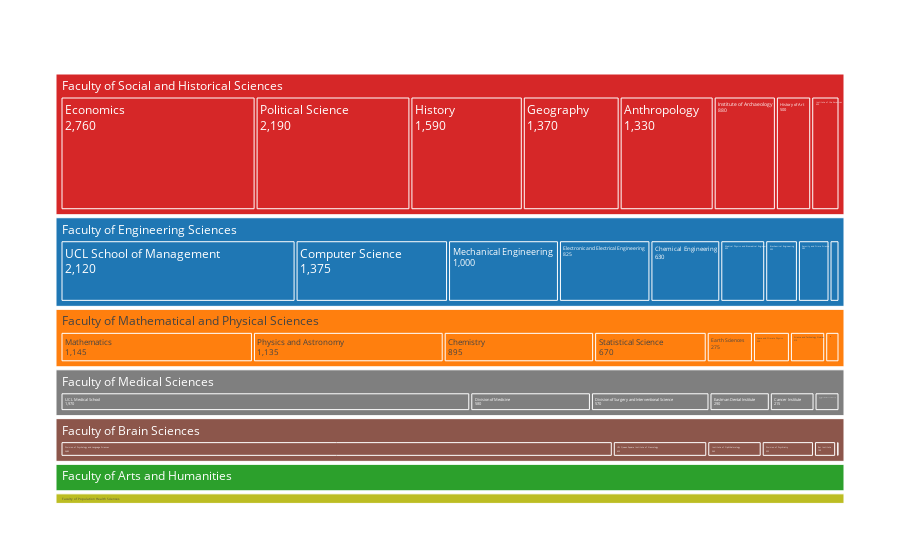

The cell this chart's notebook holds for it:
### Code cell
fig = px.treemap(merged, 
                 path=['Faculty', 'Department'], 
                 values='Total',
                 color='Faculty',
                 color_discrete_sequence=colors,
                 branchvalues='total',
                 hover_data={'Total': ':.2f'},
                 color_continuous_scale='RdBu',
                 custom_data=['Total'],
                 
                 )
fig.update_traces(
    textfont_size=12,
    texttemplate='%{label}<br>%{customdata[0]:,.0f}',
    hovertemplate='<b>%{label}</b><br>Total: %{value:.2f}<br>',
    tiling_packing = "dice-slice",
    )
fig.update_layout(
    margin=dict(t=50, b=50, l=50, r=50),
    )
fig.show()

### Figure 1 — Plotly figure (JSON) as saved in the notebook; plotly's stock layout.template omitted (floating-point values rounded to 4 significant figures; data arrays with more than 128 entries replaced by an {"elided": "..."} marker saying what was removed)
{"data": [{"branchvalues": "total", "customdata": {"elided": "76x2 mixed values"}, "domain": {"x": [0, 1], "y": [0, 1]}, "hovertemplate": "<b>%{label}</b><br>Total: %{value:.2f}<br>", "ids": ["Faculty of Engineering Sciences/Security and Crime Science", "Faculty of Engineering Sciences/Science, Technology, Engineering and Public Policy", "Faculty of Mathematical and Physical Sciences/Science and Technology Studies", "Faculty of Arts and Humanities/School of European Languages, Culture and Society", "Faculty of Social and Historical Sciences/Political Science", "Faculty of Mathematical and Physical Sciences/Physics and Astronomy", "Faculty of Arts and Humanities/Philosophy", "Faculty of Engineering Sciences/Medical Physics and Biomedical Engineering", "Faculty of Mathematical and Physical Sciences/Space and Climate Physics", "Faculty of the Built Environment/The Bartlett School of Environment, Energy and Resources", "Faculty of the Built Environment/The Bartlett School of Architecture", "Faculty of the Built Environment/The Bartlett Development Planning Unit", "Faculty of the Built Environment/The Bartlett Centre for Advanced Spatial Analysis", "Faculty of Mathematical and Physical Sciences/Statistical Science", "Faculty of Arts and Humanities/Slade School of Fine Art", "Faculty of Brain Sciences/UCL Queen Square Institute of Neurology", "Faculty of Engineering Sciences/UCL School of Management", "Faculty of the Built Environment/UCL Urban Laboratory", "Faculty of Brain Sciences/UK Dementia Research Institute HQ", "Faculty of Arts and Humanities", "Faculty of Brain Sciences", "Faculty of Engineering Sciences", "Faculty of Laws", "Faculty of Mathematical and Physical Sciences", "Faculty of Medical Sciences", "Faculty of Population Health Sciences", "Faculty of Social and Historical Sciences/Anthropology", "Faculty of Engineering Sciences/Biochemical Engineering", "Faculty of Medical Sciences/Cancer Institute", "Faculty of Engineering Sciences/Chemical Engineering", "Faculty of Mathematical and Physical Sciences/Chemistry", "Faculty of Engineering Sciences/Civil, Environmental and Geomatic Engineering", "Faculty of Engineering Sciences/Computer Science", "Faculty of Medical Sciences/Division of Infection and Immunity", "Faculty of Medical Sciences/Division of Medicine", "Faculty of Brain Sciences/Division of Psychiatry", "Faculty of Brain Sciences/Division of Psychology and Language Sciences", "Faculty of Brain Sciences/Ear Institute", "Faculty of Mathematical and Physical Sciences/Earth Sciences", "Faculty of Medical Sciences/Division of Surgery and Interventional Science", "Faculty of Medical Sciences/Eastman Dental Institute", "Faculty of Social and Historical Sciences/Economics", "Faculty of Engineering Sciences/Electronic and Electrical Engineering", "Faculty of Arts and Humanities/English Language and Literature", "Faculty of Laws/Faculty of Laws", "Faculty of Social and Historical Sciences/Geography", "Faculty of Population Health Sciences/Global Business School for Health", "Faculty of Arts and Humanities/Greek and Latin", "Faculty of Mathematical and Physical Sciences/Mathematics", "Faculty of Social and Historical Sciences/Institute of the Americas", "Faculty of Brain Sciences/Institute of Prion Diseases", "Faculty of Brain Sciences/Institute of Ophthalmology", "Faculty of Population Health Sciences/Institute of Health Informatics", "Faculty of Arts and Humanities/Hebrew and Jewish Studies", "Faculty of Social and Historical Sciences/History", "Faculty of Social and Historical Sciences/History of Art", "Faculty of Arts and Humanities/Information Studies", "Faculty of Population Health Sciences/Institute for Global Health", "Faculty of Mathematical and Physical Sciences/Institute for Risk and Disaster Reduction", "Faculty of Social and Historical Sciences/Institute of Archaeology", "Faculty of Population Health Sciences/Institute of Cardiovascular Science", "Faculty of Engineering Sciences/Mechanical Engineering", "Faculty of Population Health Sciences/Institute of Epidemiology and Health Care", "Faculty of Population Health Sciences/Institute of Clinical Trials and Methodology", "Faculty of Medical Sciences/UCL Medical School", "Faculty of the Built Environment/UCL Institute for Innovation and Public Purpose", "Faculty of the Built Environment/UCL Institute for Global Prosperity", "Faculty of Population Health Sciences/UCL Great Ormond Street Institute of Child Health", "Faculty of Population Health Sciences/UCL Elizabeth Garrett Anderson Institute for Women's Health", "Faculty of Arts and Humanities/UCL Arts and Sciences", "Faculty of the Built Environment/The Bartlett School of Sustainable Construction", "Faculty of the Built Environment/The Bartlett School of Planning", "UCL Institute of Education/UCL Institute of Education", "Faculty of Social and Historical Sciences", "Faculty of the Built Environment", "UCL Institute of Education"], "labels": ["Security and Crime Science", "Science, Technology, Engineering and Public Policy", "Science and Technology Studies", "School of European Languages, Culture and Society", "Political Science", "Physics and Astronomy", "Philosophy", "Medical Physics and Biomedical Engineering", "Space and Climate Physics", "The Bartlett School of Environment, Energy and Resources", "The Bartlett School of Architecture", "The Bartlett Development Planning Unit", "The Bartlett Centre for Advanced Spatial Analysis", "Statistical Science", "Slade School of Fine Art", "UCL Queen Square Institute of Neurology", "UCL School of Management", "UCL Urban Laboratory", "UK Dementia Research Institute HQ", "Faculty of Arts and Humanities", "Faculty of Brain Sciences", "Faculty of Engineering Sciences", "Faculty of Laws", "Faculty of Mathematical and Physical Sciences", "Faculty of Medical Sciences", "Faculty of Population Health Sciences", "Anthropology", "Biochemical Engineering", "Cancer Institute", "Chemical Engineering", "Chemistry", "Civil, Environmental and Geomatic Engineering", "Computer Science", "Division of Infection and Immunity", "Division of Medicine", "Division of Psychiatry", "Division of Psychology and Language Sciences", "Ear Institute", "Earth Sciences", "Division of Surgery and Interventional Science", "Eastman Dental Institute", "Economics", "Electronic and Electrical Engineering", "English Language and Literature", "Faculty of Laws", "Geography", "Global Business School for Health", "Greek and Latin", "Mathematics", "Institute of the Americas", "Institute of Prion Diseases", "Institute of Ophthalmology", "Institute of Health Informatics", "Hebrew and Jewish Studies", "History", "History of Art", "Information Studies", "Institute for Global Health", "Institute for Risk and Disaster Reduction", "Institute of Archaeology", "Institute of Cardiovascular Science", "Mechanical Engineering", "Institute of Epidemiology and Health Care", "Institute of Clinical Trials and Methodology", "UCL Medical School", "UCL Institute for Innovation and Public Purpose", "UCL Institute for Global Prosperity", "UCL Great Ormond Street Institute of Child Health", "UCL Elizabeth Garrett Anderson Institute for Women's Health", "UCL Arts and Sciences", "The Bartlett School of Sustainable Construction", "The Bartlett School of Planning", "UCL Institute of Education", "Faculty of Social and Historical Sciences", "Faculty of the Built Environment", "UCL Institute of Education"], "marker": {"colors": ["#1f77b4", "#1f77b4", "#ff7f0e", "#2ca02c", "#d62728", "#ff7f0e", "#2ca02c", "#1f77b4", "#ff7f0e", "#9467bd", "#9467bd", "#9467bd", "#9467bd", "#ff7f0e", "#2ca02c", "#8c564b", "#1f77b4", "#9467bd", "#8c564b", "#2ca02c", "#8c564b", "#1f77b4", "#e377c2", "#ff7f0e", "#7f7f7f", "#bcbd22", "#d62728", "#1f77b4", "#7f7f7f", "#1f77b4", "#ff7f0e", "#1f77b4", "#1f77b4", "#7f7f7f", "#7f7f7f", "#8c564b", "#8c564b", "#8c564b", "#ff7f0e", "#7f7f7f", "#7f7f7f", "#d62728", "#1f77b4", "#2ca02c", "#e377c2", "#d62728", "#bcbd22", "#2ca02c", "#ff7f0e", "#d62728", "#8c564b", "#8c564b", "#bcbd22", "#2ca02c", "#d62728", "#d62728", "#2ca02c", "#bcbd22", "#ff7f0e", "#d62728", "#bcbd22", "#1f77b4", "#bcbd22", "#bcbd22", "#7f7f7f", "#9467bd", "#9467bd", "#bcbd22", "#bcbd22", "#2ca02c", "#9467bd", "#9467bd", "#17becf", "#d62728", "#9467bd", "#17becf"]}, "name": "", "parents": ["Faculty of Engineering Sciences", "Faculty of Engineering Sciences", "Faculty of Mathematical and Physical Sciences", "Faculty of Arts and Humanities", "Faculty of Social and Historical Sciences", "Faculty of Mathematical and Physical Sciences", "Faculty of Arts and Humanities", "Faculty of Engineering Sciences", "Faculty of Mathematical and Physical Sciences", "Faculty of the Built Environment", "Faculty of the Built Environment", "Faculty of the Built Environment", "Faculty of the Built Environment", "Faculty of Mathematical and Physical Sciences", "Faculty of Arts and Humanities", "Faculty of Brain Sciences", "Faculty of Engineering Sciences", "Faculty of the Built Environment", "Faculty of Brain Sciences", "", "", "", "", "", "", "", "Faculty of Social and Historical Sciences", "Faculty of Engineering Sciences", "Faculty of Medical Sciences", "Faculty of Engineering Sciences", "Faculty of Mathematical and Physical Sciences", "Faculty of Engineering Sciences", "Faculty of Engineering Sciences", "Faculty of Medical Sciences", "Faculty of Medical Sciences", "Faculty of Brain Sciences", "Faculty of Brain Sciences", "Faculty of Brain Sciences", "Faculty of Mathematical and Physical Sciences", "Faculty of Medical Sciences", "Faculty of Medical Sciences", "Faculty of Social and Historical Sciences", "Faculty of Engineering Sciences", "Faculty of Arts and Humanities", "Faculty of Laws", "Faculty of Social and Historical Sciences", "Faculty of Population Health Sciences", "Faculty of Arts and Humanities", "Faculty of Mathematical and Physical Sciences", "Faculty of Social and Historical Sciences", "Faculty of Brain Sciences", "Faculty of Brain Sciences", "Faculty of Population Health Sciences", "Faculty of Arts and Humanities", "Faculty of Social and Historical Sciences", "Faculty of Social and Historical Sciences", "Faculty of Arts and Humanities", "Faculty of Population Health Sciences", "Faculty of Mathematical and Physical Sciences", "Faculty of Social and Historical Sciences", "Faculty of Population Health Sciences", "Faculty of Engineering Sciences", "Faculty of Population Health Sciences", "Faculty of Population Health Sciences", "Faculty of Medical Sciences", "Faculty of the Built Environment", "Faculty of the Built Environment", "Faculty of Population Health Sciences", "Faculty of Population Health Sciences", "Faculty of Arts and Humanities", "Faculty of the Built Environment", "Faculty of the Built Environment", "UCL Institute of Education", "", "", ""], "textfont": {"size": 12}, "texttemplate": "%{label}<br>%{customdata[0]:,.0f}", "tiling": {"packing": "dice-slice"}, "type": "treemap", "values": [285, 90, 210, 750, 2190, 1135, 305, 405, 220, 0, 0, 0, 0, 670, 255, 425, 2120, 0, 0, 2260, 3505, 7025, 0, 4635, 3745, 965, 1330, 295, 215, 630, 895, 0, 1375, 120, 580, 235, 2485, 100, 275, 570, 290, 2760, 825, 420, 0, 1370, 0, 195, 1145, 400, 15, 245, 225, 50, 1590, 500, 285, 270, 85, 880, 115, 1000, 310, 45, 1970, 0, 0, 0, 0, 0, 0, 0, 45, 11020, 0, 45]}], "layout": {"legend": {"tracegroupgap": 0}, "margin": {"b": 50, "l": 50, "r": 50, "t": 50}, "treemapcolorway": ["#1f77b4", "#ff7f0e", "#2ca02c", "#d62728", "#9467bd", "#8c564b", "#e377c2", "#7f7f7f", "#bcbd22", "#17becf"]}}
